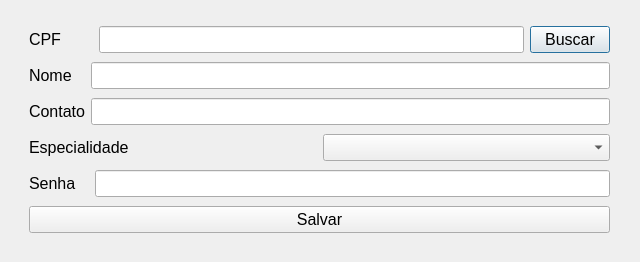
<?xml version="1.0" encoding="UTF-8"?>
<ui version="4.0">
 <class>modMedico</class>
 <widget class="QDialog" name="modMedico">
  <property name="geometry">
   <rect>
    <x>0</x>
    <y>0</y>
    <width>640</width>
    <height>262</height>
   </rect>
  </property>
  <property name="windowTitle">
   <string>Dialog</string>
  </property>
  <widget class="QWidget" name="layoutWidget">
   <property name="geometry">
    <rect>
     <x>29</x>
     <y>23</y>
     <width>581</width>
     <height>216</height>
    </rect>
   </property>
   <layout class="QVBoxLayout" name="verticalLayout">
    <item>
     <layout class="QHBoxLayout" name="horizontalLayout_4">
      <item>
       <widget class="QLabel" name="label">
        <property name="font">
         <font>
          <pointsize>12</pointsize>
         </font>
        </property>
        <property name="text">
         <string>CPF       </string>
        </property>
       </widget>
      </item>
      <item>
       <widget class="QLineEdit" name="leCPF">
        <property name="font">
         <font>
          <pointsize>12</pointsize>
         </font>
        </property>
        <property name="maxLength">
         <number>11</number>
        </property>
       </widget>
      </item>
      <item>
       <widget class="QPushButton" name="btBuscar">
        <property name="font">
         <font>
          <pointsize>12</pointsize>
         </font>
        </property>
        <property name="text">
         <string>Buscar</string>
        </property>
       </widget>
      </item>
     </layout>
    </item>
    <item>
     <layout class="QHBoxLayout" name="horizontalLayout_3">
      <item>
       <widget class="QLabel" name="label_3">
        <property name="font">
         <font>
          <pointsize>12</pointsize>
         </font>
        </property>
        <property name="text">
         <string>Nome   </string>
        </property>
       </widget>
      </item>
      <item>
       <widget class="QLineEdit" name="leNome">
        <property name="font">
         <font>
          <pointsize>12</pointsize>
         </font>
        </property>
       </widget>
      </item>
     </layout>
    </item>
    <item>
     <layout class="QHBoxLayout" name="horizontalLayout_2">
      <item>
       <widget class="QLabel" name="label_4">
        <property name="font">
         <font>
          <pointsize>12</pointsize>
         </font>
        </property>
        <property name="text">
         <string>Contato</string>
        </property>
       </widget>
      </item>
      <item>
       <widget class="QLineEdit" name="leContato">
        <property name="font">
         <font>
          <pointsize>12</pointsize>
         </font>
        </property>
        <property name="text">
         <string/>
        </property>
       </widget>
      </item>
     </layout>
    </item>
    <item>
     <layout class="QHBoxLayout" name="horizontalLayout">
      <item>
       <widget class="QLabel" name="label_5">
        <property name="font">
         <font>
          <pointsize>12</pointsize>
         </font>
        </property>
        <property name="text">
         <string>Especialidade</string>
        </property>
       </widget>
      </item>
      <item>
       <widget class="QComboBox" name="cbEspecialidade">
        <property name="font">
         <font>
          <pointsize>12</pointsize>
         </font>
        </property>
       </widget>
      </item>
     </layout>
    </item>
    <item>
     <layout class="QHBoxLayout" name="horizontalLayout_5">
      <item>
       <widget class="QLabel" name="label_2">
        <property name="font">
         <font>
          <pointsize>12</pointsize>
         </font>
        </property>
        <property name="text">
         <string>Senha   </string>
        </property>
       </widget>
      </item>
      <item>
       <widget class="QLineEdit" name="leSenha">
        <property name="font">
         <font>
          <pointsize>12</pointsize>
         </font>
        </property>
       </widget>
      </item>
     </layout>
    </item>
    <item>
     <widget class="QPushButton" name="btSalvar">
      <property name="font">
       <font>
        <pointsize>12</pointsize>
       </font>
      </property>
      <property name="text">
       <string>Salvar</string>
      </property>
     </widget>
    </item>
   </layout>
  </widget>
 </widget>
 <resources/>
 <connections/>
</ui>
